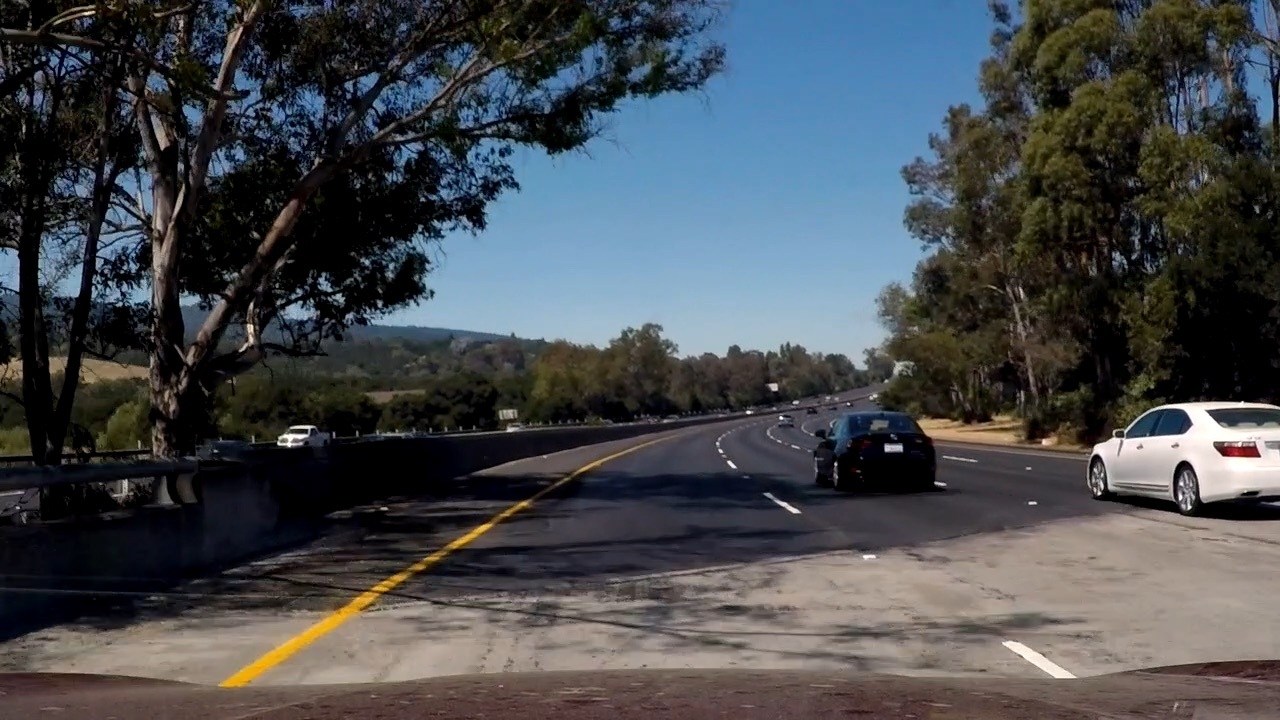
#> input picture bin/Approach-1/test_images/YellowUnderShade.jpg, 1280 x 720 px
$ python -i Car.py   (imports and definitions only)
#> lines starting #> are read from the running program, lines starting #| are printed output that depends on the picture; after the words box and inside, x2 and y2 are one past the last pixel; in counts of white or black regions, pixels touching at a corner belong together
#> further down, picture is the input picture: shape (720, 1280, 3); mean B, G, R 77.8, 74.1, 70.4
import socket
import cv2
import numpy as np
import threading
import time
import logging
from dataclasses import dataclass

# Configuração de logging
# [1 line not run here, left out]
logger = logging.getLogger('LaneFollower')

@dataclass
class PIDConfig:
    kp: float = 0.6  # Aumentado para reagir mais rápido
    ki: float = 0.02
    kd: float = 1.0  # Reduzido para diminuir oscilações

@dataclass
class CarConfig:
    base_speed: float = 0.7
    max_steering_angle: float = 1.0
    steering_smoothing: float = 0.65  # Reduzido para reações mais rápidas

def clamp(value: float, min_value: float = -1.0, max_value: float = 1.0) -> float:
    return max(min(value, max_value), min_value)

class PID:
    # [32 lines left out: functions __init__, compute, not called in this run]

class ImageProcessor:
    @staticmethod
    def detect_lane(frame):
        if frame is None:
            return None, None

        height, width = frame.shape[:2]
#> height = 720; width = 1280
        hsv = cv2.cvtColor(frame, cv2.COLOR_BGR2HSV)
#> hsv: shape (720, 1280, 3); mean H, S, V 62.7, 91.2, 87.3
        lower_orange = np.array([10, 120, 120])
        upper_orange = np.array([25, 255, 255])
        mask = cv2.inRange(hsv, lower_orange, upper_orange)
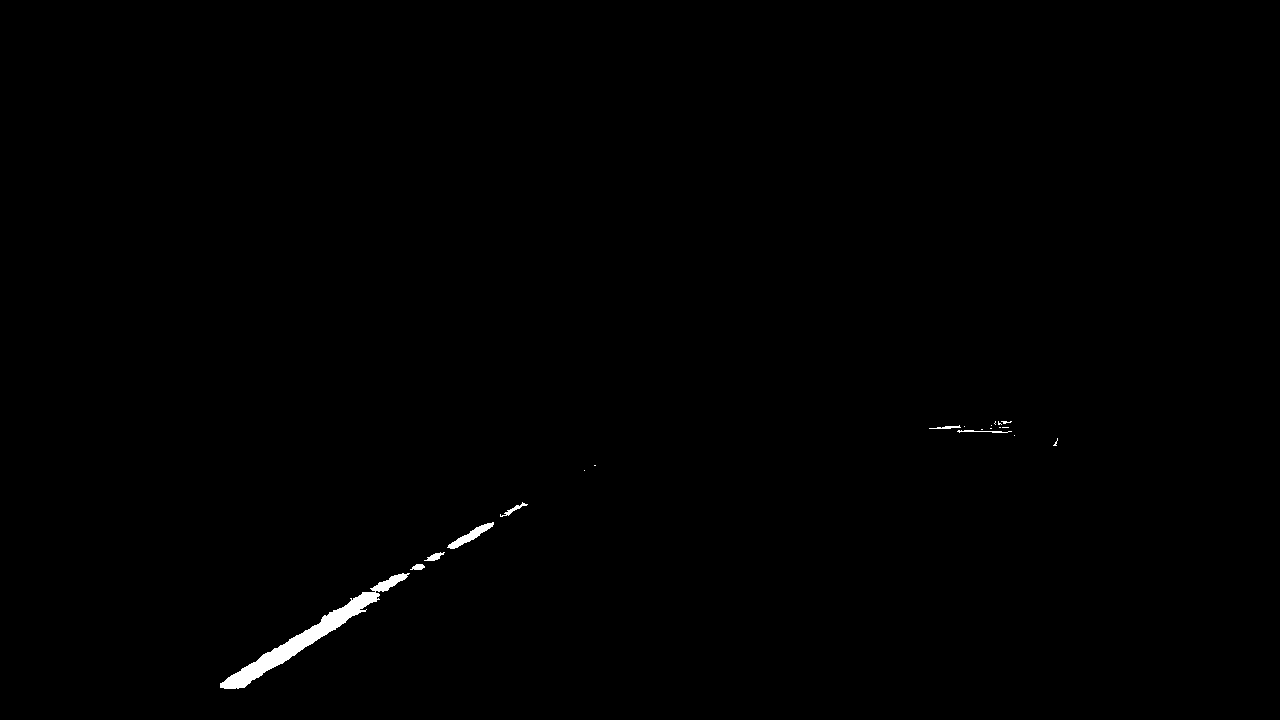
#> mask: shape (720, 1280); 0.41% white; 20 white regions (13 under 20 px), largest, box (x1, y1, x2, y2) and area: (220, 573, 410, 689) 2964, (447, 522, 494, 549) 353, (500, 502, 528, 517) 92

        kernel = np.ones((3, 3), np.uint8)
        mask = cv2.morphologyEx(mask, cv2.MORPH_OPEN, kernel, iterations=2)
#> mask: shape (720, 1280); 0.36% white; 5 white regions, box (x1, y1, x2, y2) and area: (220, 592, 377, 689) 2630, (450, 524, 490, 549) 325, (374, 574, 406, 591) 272, (430, 553, 440, 561) 64, (415, 564, 423, 570) 46
        mask = cv2.morphologyEx(mask, cv2.MORPH_CLOSE, kernel, iterations=2)
#> mask: shape (720, 1280); 0.36% white; 4 white regions

        contours, _ = cv2.findContours(mask, cv2.RETR_EXTERNAL, cv2.CHAIN_APPROX_SIMPLE)
#> contours = 4 contours; box (x1, y1, x2, y2) and area: (220, 574, 406, 689) 2699, (450, 524, 490, 549) 280, (430, 553, 440, 561) 50, (415, 564, 423, 570) 34

        if len(contours) != 2:
            return None, mask

        M1 = cv2.moments(contours[0])
        M2 = cv2.moments(contours[1])

        if M1["m00"] > 0 and M2["m00"] > 0:
            cx1 = int(M1["m10"] / M1["m00"])
            cx2 = int(M2["m10"] / M2["m00"])
            center_x = (cx1 + cx2) // 2
            deviation = (center_x - (width // 2)) / (width // 2)
            return deviation, mask

        return None, mask

class UnityBridge:
    # [172 lines left out: functions __init__, receive_images, send_command, _draw_visualization, close, main, not called in this run]

# [2 lines not run here, left out]

>>> import cv2
>>> picture = cv2.imread('Approach-1/test_images/YellowUnderShade.jpg')
>>> result = ImageProcessor().detect_lane(picture)

$ run again, on bin/Approach-1/test_images/YellowWhite.jpg
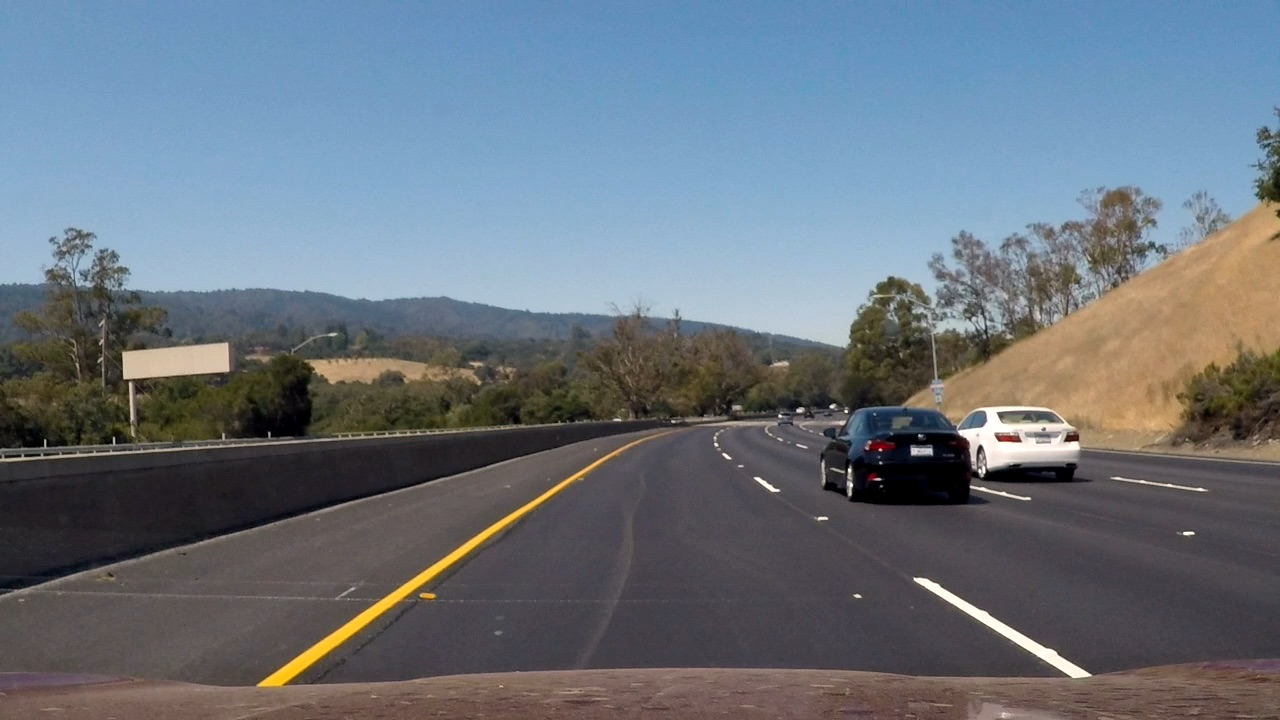
#> input picture bin/Approach-1/test_images/YellowWhite.jpg, 1280 x 720 px
#> picture is the input picture: shape (720, 1280, 3); mean B, G, R 125.1, 115.2, 105.7
#> hsv: shape (720, 1280, 3); mean H, S, V 85.3, 68.3, 135.3
#> in detect_lane, `mask = cv2.inRange(hsv, lower_orange, upper_orange)`:
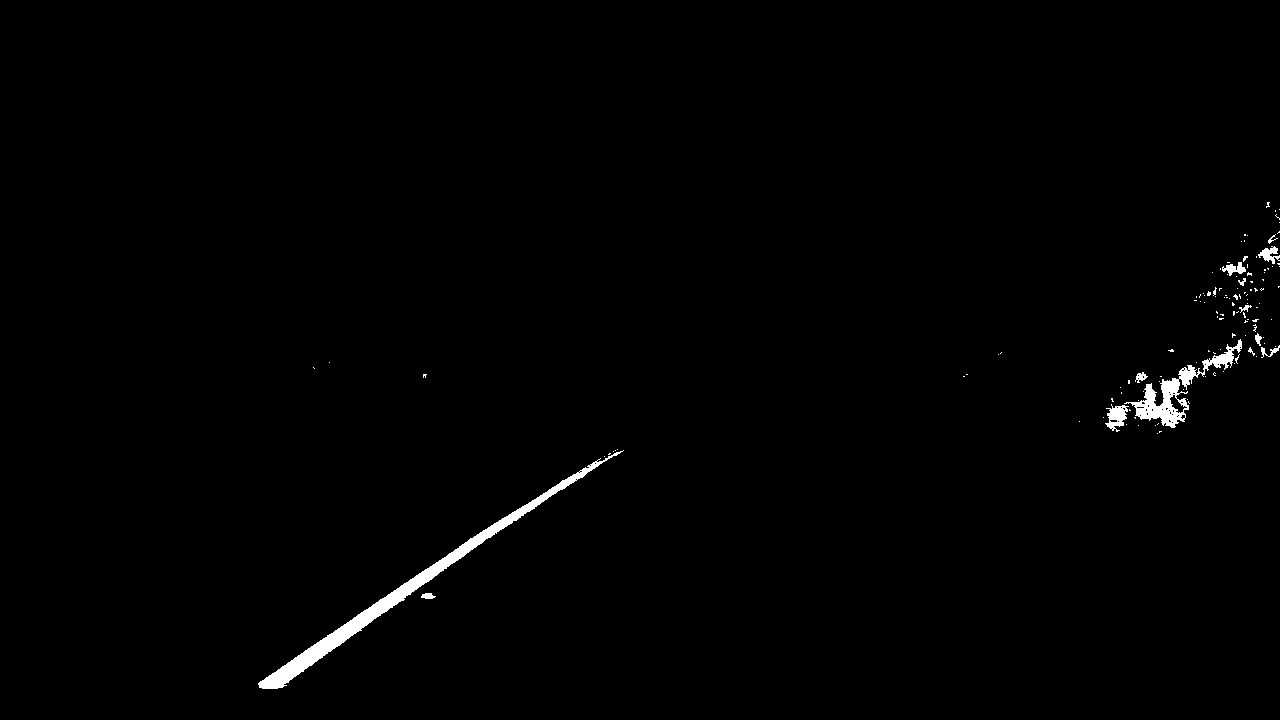
#> mask: shape (720, 1280); 0.89% white; 130 white regions (117 under 20 px), largest, box (x1, y1, x2, y2) and area: (258, 450, 624, 689) 4600, (1124, 339, 1242, 428) 2049, (1105, 404, 1129, 432) 355
#> in detect_lane, `mask = cv2.morphologyEx(mask, cv2.MORPH_OPEN, kernel, iterations=2)`:
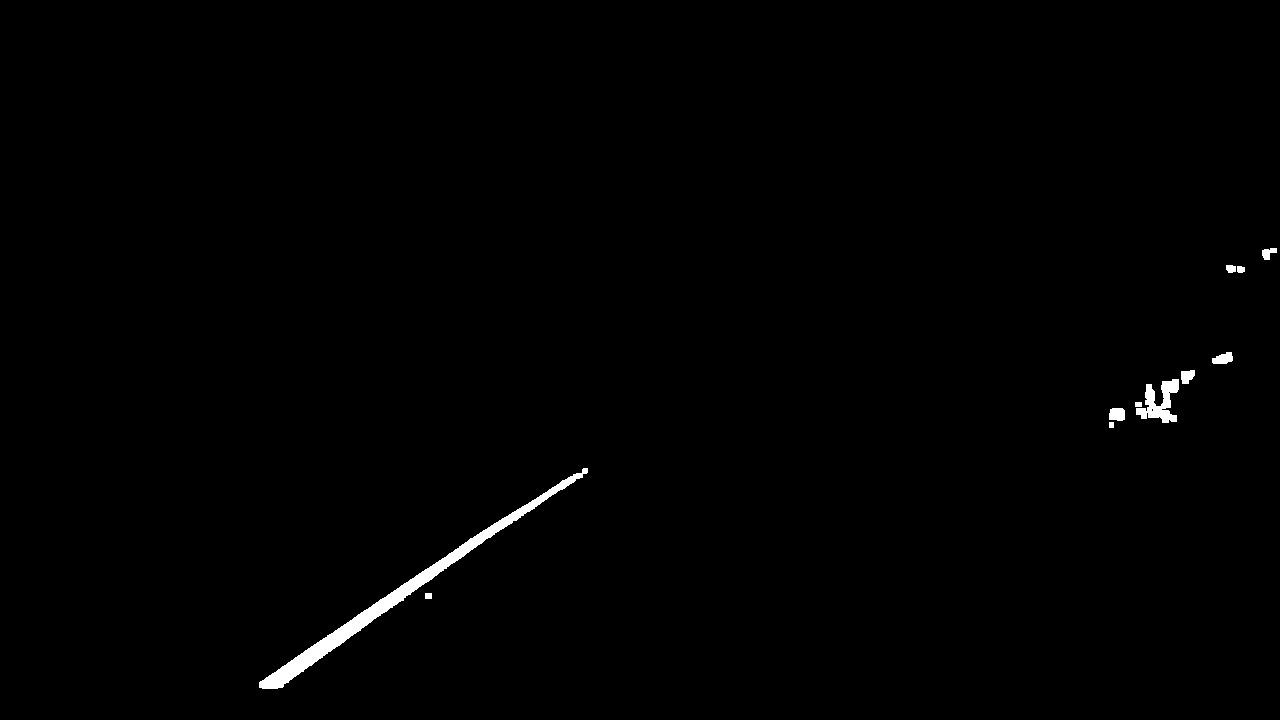
#> mask: shape (720, 1280); 0.68% white; 11 white regions, largest, box (x1, y1, x2, y2) and area: (259, 468, 588, 689) 4441, (1136, 379, 1179, 423) 947, (1109, 408, 1125, 421) 188
#> contours = 7 contours; box (x1, y1, x2, y2) and area: (259, 468, 588, 689) 4092, (1135, 370, 1195, 423) 1087, (1109, 408, 1125, 428) 199, (1212, 352, 1233, 364) 156, (1226, 265, 1245, 273) 102, (1262, 248, 1277, 260) 92, (425, 593, 432, 599) 30

$ run again, on bin/Approach-1/test_images/YellowWhite2.jpg
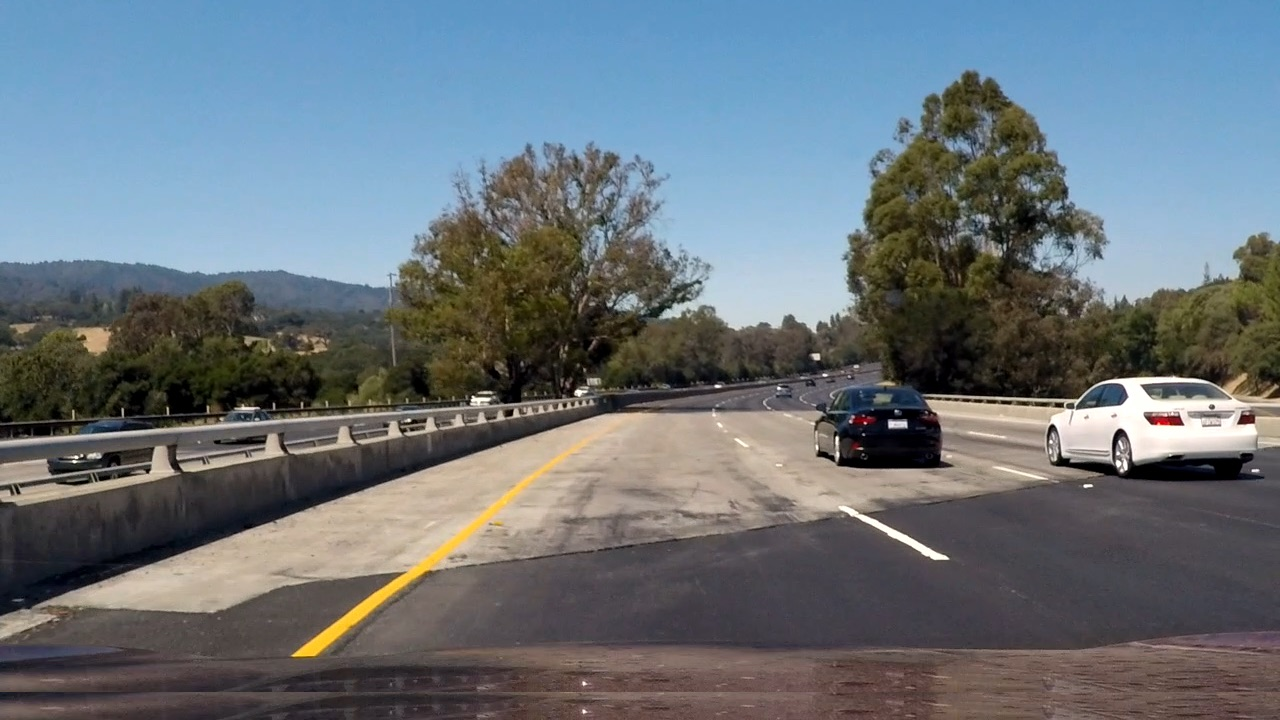
#> input picture bin/Approach-1/test_images/YellowWhite2.jpg, 1280 x 720 px
#> picture is the input picture: shape (720, 1280, 3); mean B, G, R 121.7, 114.9, 105.5
#> hsv: shape (720, 1280, 3); mean H, S, V 72, 73.7, 133.3
#> in detect_lane, `mask = cv2.inRange(hsv, lower_orange, upper_orange)`:
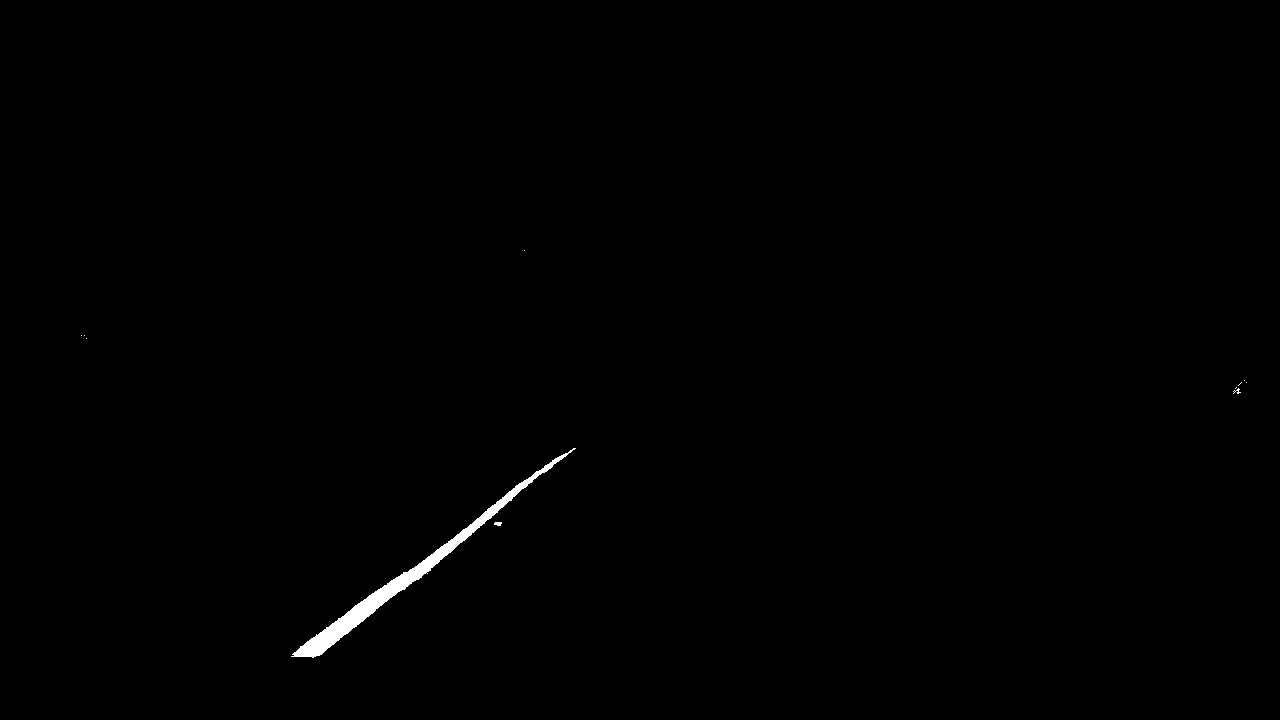
#> mask: shape (720, 1280); 0.42% white; 11 white regions (9 under 20 px), largest, box (x1, y1, x2, y2) and area: (291, 448, 576, 658) 3793, (494, 522, 502, 526) 26
#> contours = 1 contour; box (x1, y1, x2, y2) and area: (294, 481, 528, 657) 3290
